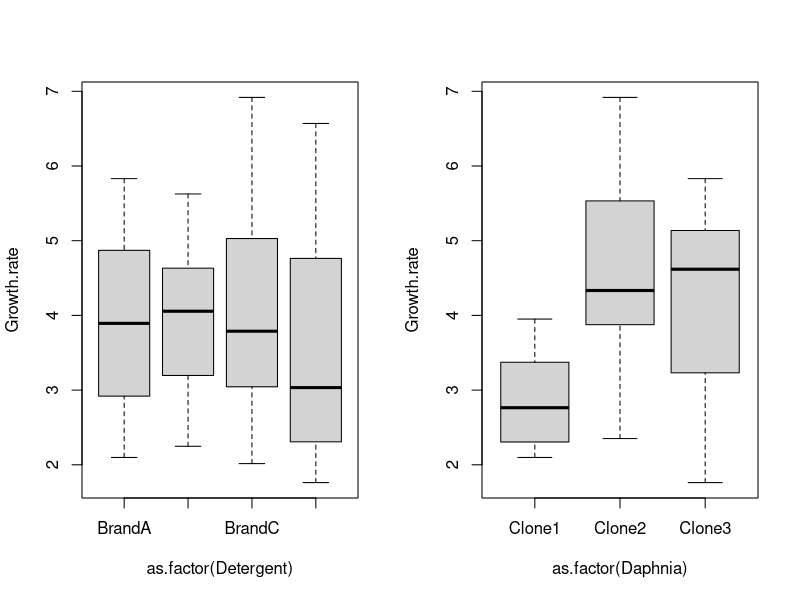
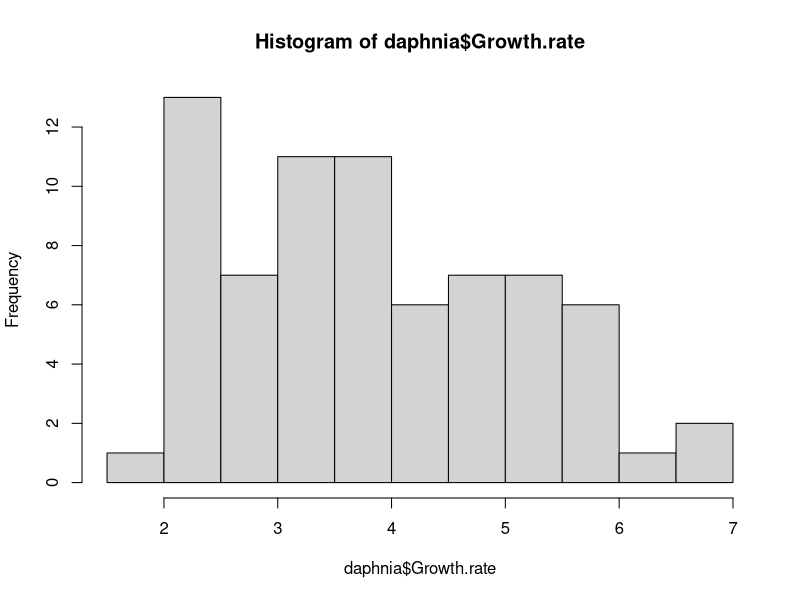
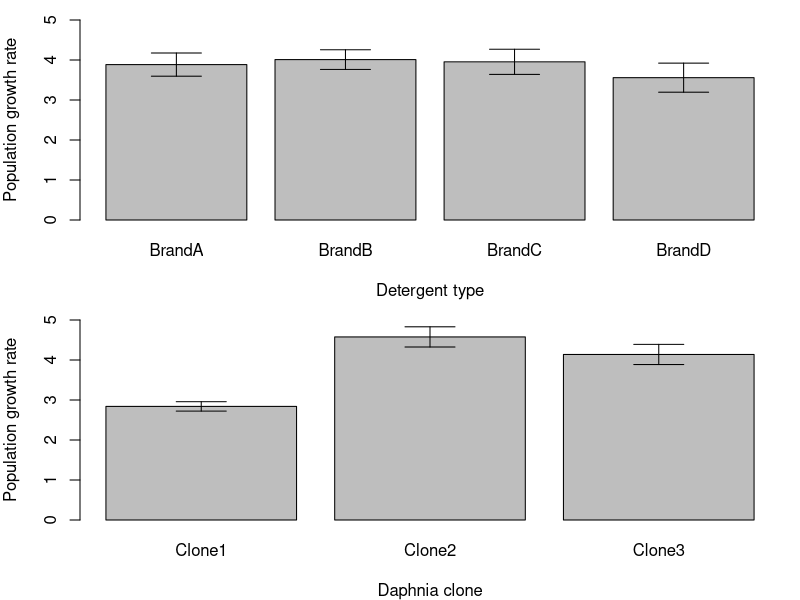
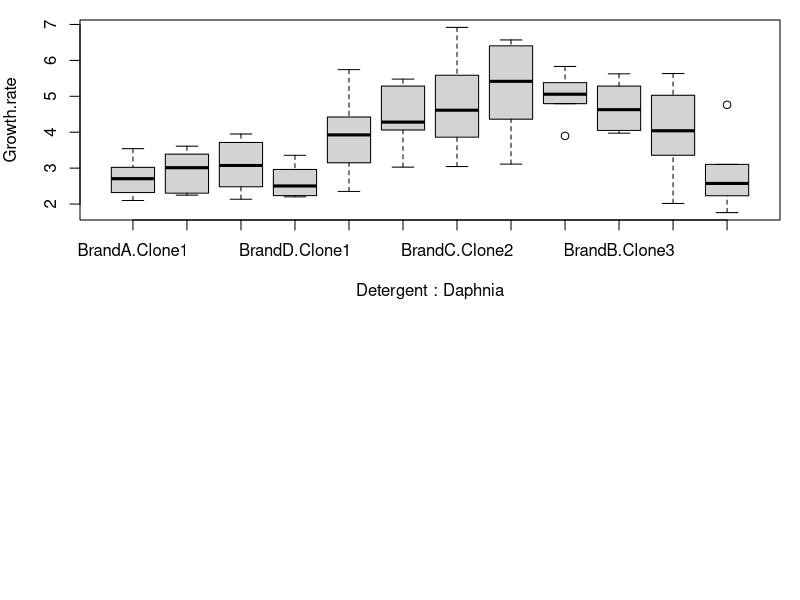
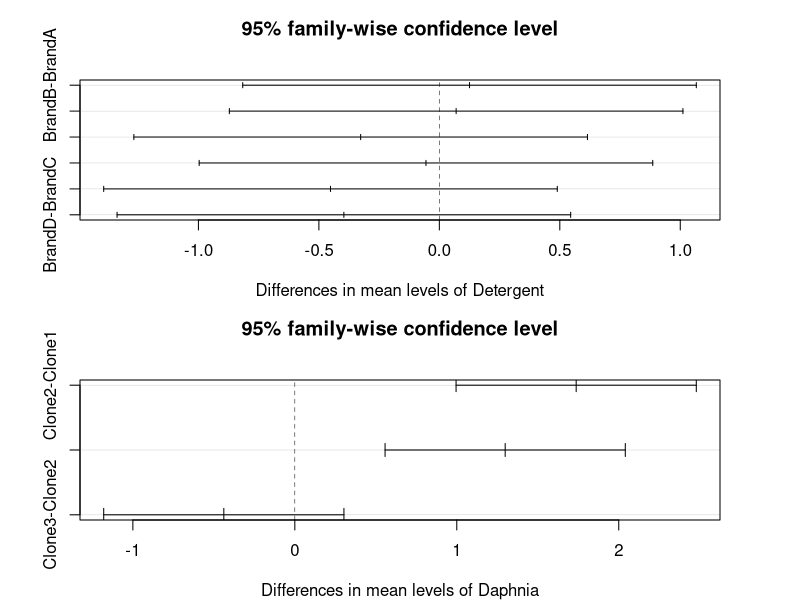
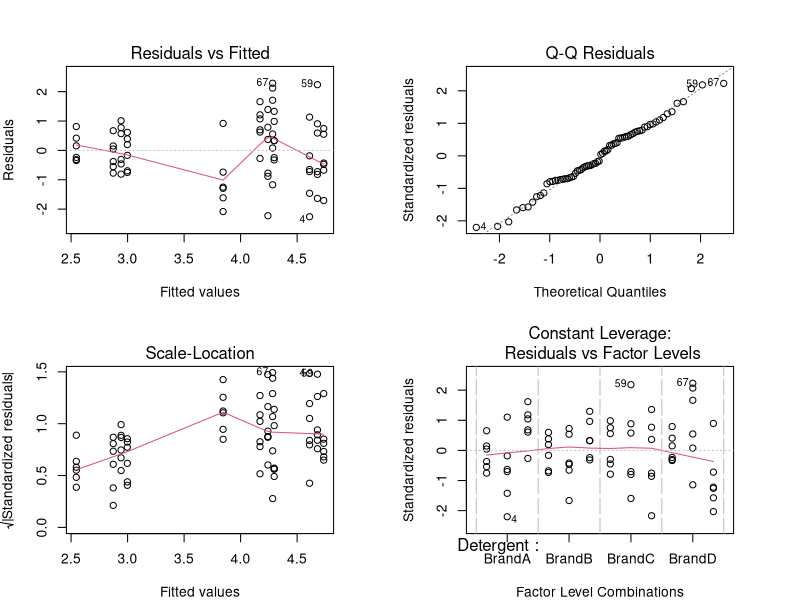
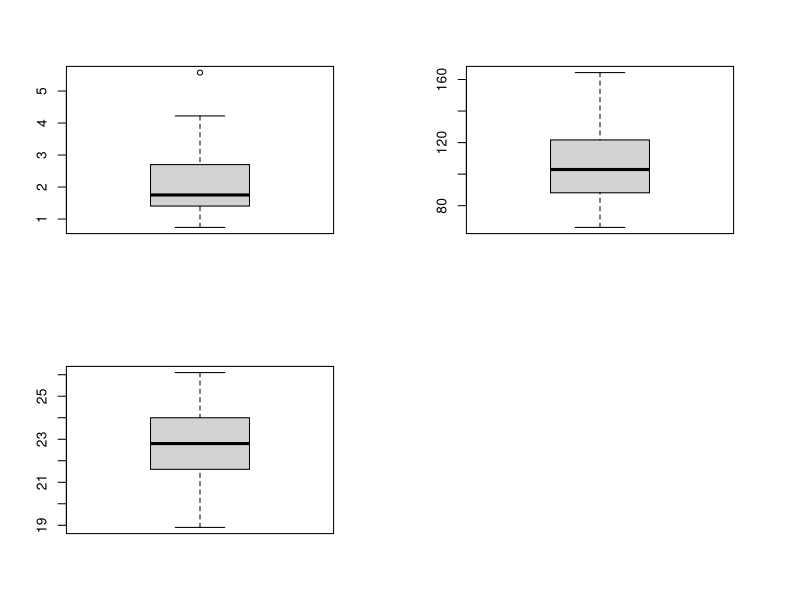
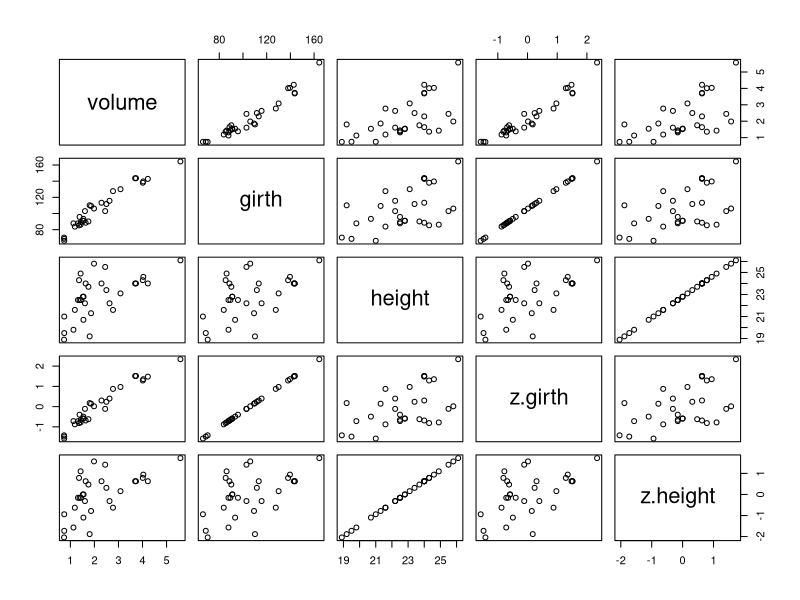

Source code (R) for these figures, in order:
# set environment and read in data
rm(list=ls())
daphnia<-read.table("../data/daphnia.txt", header=TRUE)

# ho11

# look through data
summary(daphnia)
head(daphnia)
str(daphnia)

# outliers
par(mfrow=c(1,2))
plot(Growth.rate ~ as.factor(Detergent), data=daphnia)
plot(Growth.rate ~ as.factor(Daphnia), data=daphnia)

# homogeneity of variances
require(dplyr)
daphnia %>% # find variance of growth rate for each detergent
  group_by(Detergent) %>%
  summarise(variance=var(Growth.rate))

daphnia %>% # find variance of growth rate for each clone
  group_by(Daphnia) %>% 
  summarise(variance=var(Growth.rate))

# data exploration
dev.off()
hist(daphnia$Growth.rate)

# model
seFun <- function(x) {
  sqrt(var(x)/length(x))
}
detergentMean<-with(daphnia,tapply(Growth.rate, INDEX = Detergent, FUN=mean))
detergentSEM<-with(daphnia,tapply(Growth.rate, INDEX = Detergent, FUN=seFun))
cloneMean<-with(daphnia,tapply(Growth.rate, INDEX = Daphnia, FUN=mean))
cloneSEM<-with(daphnia,tapply(Growth.rate, INDEX = Daphnia, FUN=seFun))
clone.Mean<-as.vector(cloneMean)
par(mfrow=c(2,1),mar=c(4,4,1,1))
barMinds<-barplot(detergentMean,xlab="Detergent type", ylab="Population growth rate", ylim=c(0,5))
arrows(barMinds, detergentMean - detergentSEM, barMinds, detergentMean + detergentSEM, code=3, angle=90)
barMinds<-barplot(cloneMean,xlab="Daphnia clone", ylab="Population growth rate", ylim=c(0,5))
arrows(barMinds, cloneMean - cloneSEM, barMinds, cloneMean + cloneSEM, code=3, angle=90)


# multiple linear model
daphniaModel <- lm(Growth.rate~Detergent + Daphnia, data=daphnia)
summary(daphniaModel)
boxplot(Growth.rate~Detergent + Daphnia, data=daphnia)
# find the relative means
detergentMean - detergentMean[1]
cloneMean - clone.Mean[1]
# anova
daphniaANOVAModel <- aov(Growth.rate ~ Detergent + Daphnia, data=daphnia)
summary(daphniaANOVAModel)
# tukey test
daphniaModelHSD<-TukeyHSD(daphniaANOVAModel)
daphniaModelHSD
par(mfrow=c(2,1),mar=c(4,4,4,4))
plot(daphniaModelHSD)

par(mfrow=c(2,2))
plot(daphniaModel)








# timber example
timber<-read.delim("../data/timber.txt")
summary(timber)
str(timber)
head(timber)

# outliers
par(mfrow = c(2,2))
boxplot(timber$volume)
boxplot(timber$girth)
boxplot(timber$height)

# homogeneity of variances
var(timber$volume)
var(timber$girth)
var(timber$height)
nvol<-as.data.frame(subset(timber, timber$volume!="NA"))
nvol$z.girth<-scale(timber$girth)
nvol$z.height<-scale(timber$height)
var(nvol$z.girth)
plot(nvol)

# check distribution
par(mfrow = c(2,2))
hist(nvol$volume)
hist(nvol$girth)
hist(nvol$height)
pairs(timber)
cor(timber)

# check collinearity
summary(lm(girth~height, data=timber))
VIF<-1/(1-0.27) # 1/(1-R^2)
VIF

cor(nvol)
timberModel<-lm(volume~girth+height, data=timber)
anova(timberModel)
summary(timberModel)
# as r^2 is 0.95, 95% of the data can be explained using
# volume = intercept + girthEstimate*girth + heightEstimate*height
# model only valid within the ranges of the data provided
plot(timberModel)







# ho12timberModel# ho12
# set environment and read in data
rm(list=ls())
d<-read.table("../data/SparrowSize.txt", header=TRUE)

# histogram of wing length
wing<-subset(d, d$Wing!="NA")
summary(wing$Wing)
hist(wing$Wing)
# linear model of wing length by sex
wing_model<-lm(Wing~Sex.1,data=wing)
summary(wing_model)
boxplot(wing$Wing~wing$Sex.1, ylab="Wing length (mm)")
